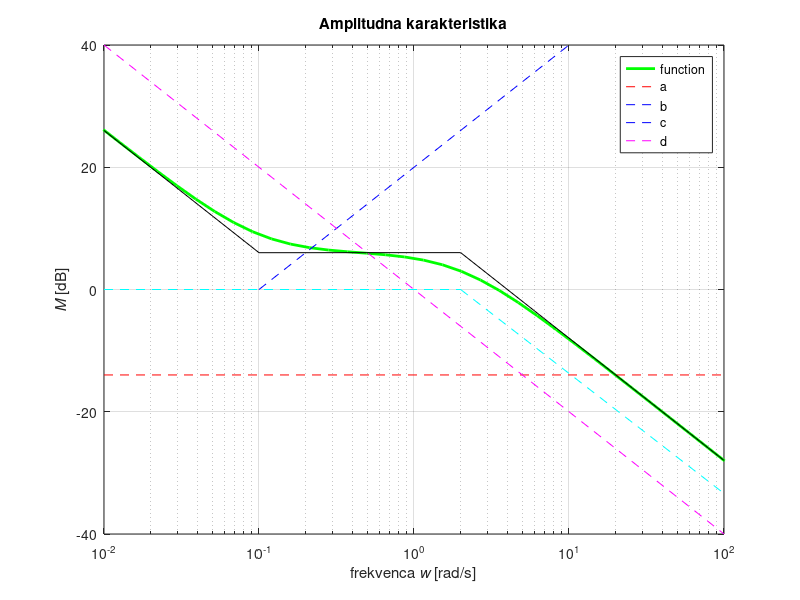
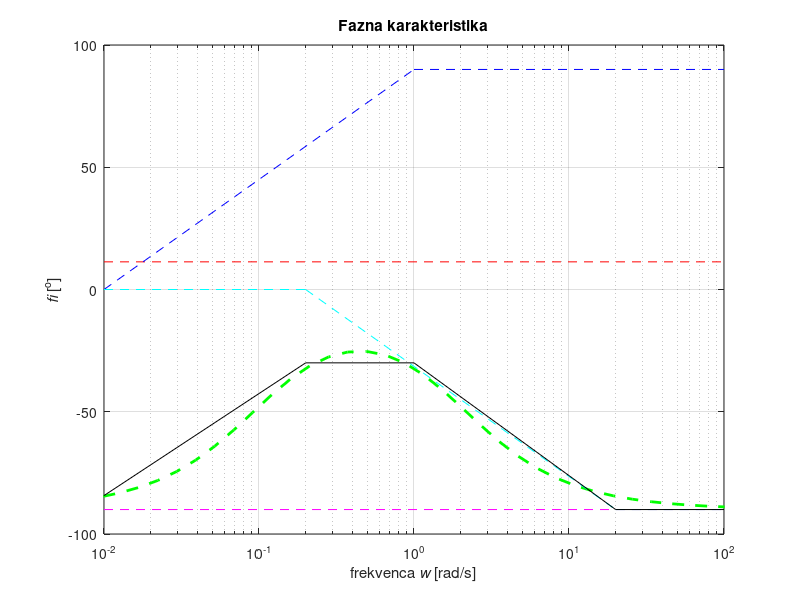

MATLAB code for these plots, in order:
close all; clear all; clc;
#Nastavitve 
  %w od kje do kje
  w = logspace(-3,3); 
  #zapisemo ulomek
  num = [4 0.4];
  den = [1 2 0];
#naredimo system matriko
sys = tf(num, den);
#pretvori v bode
[mag, phase] = bode(sys, w);
dbmag = 20*log10(mag);

#apsimthote
a = 0.2;
b = 0.1;
c = 1;
d = 2;
#apsimthote
a = 0.2;
b = 0.1;
c = 1;
d = 2;
d1 = -20*log10(1000/2)

r_zac = 1e-2;
r_kon = 1e2;
razpone = [1e-2 1e2];

fig1 = figure(1);
set(fig1,'Units','centimeters','Position',[5 2 20 18]);

 semilogx(w, dbmag, 'g', 'LineWidth', 2); hold on;
 #AAAAA
 a_log = 20*log10(a);
 semilogx(razpone, [a_log a_log], 'r--');
 
 #BBBBBBBB
 semilogx([r_zac 1e-1], [0 0], 'b--', [1e-1 1e2], [0 60], 'b--');

 
 #CCCCCCCCCCCc
 semilogx(razpone, [40 -40],'m--')
 
 #DDDDDDDDDDD
 semilogx([r_zac 2], [0 0], 'c--', [2 1e3], [0, -53], 'c--')

 poli = [r_zac, 1e-1, 2, r_kon]
 ##SKUPAJ
 a_z =  20*log10(a)
 b_z =  20*log10(sqrt(1+(poli./b).^2)) 
 c_z = -20*log10(poli./c)
 d_z = -20*log10(sqrt(1+(poli./d).^2))
 for i=1:length(poli)
  if(abs(b_z(i)) < 3.5)
    b_z(i) = 0;
  endif
  
  if(abs(c_z(i)) < 3.5)
    c_z(i) = 0;
  endif
  
  if(abs(d_z(i)) < 3.5)
    d_z(i) = 0;
  endif
 endfor

 z = a_z + b_z + c_z + d_z

 for i = 1:length(poli)-1
  semilogx([poli(i) poli(i+1)], [z(i), z(i+1)] , 'k'  )
 endfor
 axis([ razpone -40 40])
 xlabel('frekvenca {\itw} [rad/s]'); ylabel('{\itM} [dB]');
 legend("function", "a", "b", "c", "d");
 grid on; title('Amplitudna karakteristika');
 pause(1);
 
 
 #############################PHASE########################

 
 fig1 = figure(2);
set(fig1,'Units','centimeters','Position',[5 2 20 18]);

 semilogx(w, phase, 'g--', 'LineWidth', 2); hold on;
 #AAAAA
 a_draw = atand(a)
 semilogx(razpone, [a_draw a_draw], 'r--');
 
 #BBBBBBBB
  #tle je treba se za zacetek narest
 

 semilogx([r_zac poli(2)/10], [0 0], 'b--', [poli(2)/10 poli(2)*10], [0 90], 'b--', [poli(2)*10 r_kon], [90 90], 'b--');

 
% #CCCCCCCCCCCc
  c_draw = -atand(c)
  semilogx([r_zac r_kon], [-90 -90], 'm--');

% #DDDDDDDDDDD
 semilogx([r_zac poli(3)/10], [0 0], 'c--', [poli(3)/10 poli(3)*10], [0 -90], 'c--', [poli(3)*10 r_kon], [-90 -90], 'c--');


% ##SKUPAJ
 a_z =  0
 b_z =  atand(poli./b) 
 c_z = -90
 d_z = -atand(poli./d)
 for i=1:length(poli)
  if(abs(b_z(i)) < 3.5)
    b_z(i) = 0;
  endif
  
  
  if(abs(d_z(i)) < 3.5)
    d_z(i) = 0;
  endif
 endfor

 z = a_z + b_z + c_z + d_z

  semilogx([poli(1) poli(2)/10], [z(1), z(1)] , 'k');
  semilogx([poli(2)/10 poli(3)/10], [z(1), -30] , 'k');
  
  semilogx([poli(3)/10 poli(2)*10], [-30 -30] , 'k');
  semilogx([poli(2)*10 poli(3)*10], [-30, -90] , 'k')
  semilogx([poli(3)*10 r_kon], [-90, -90] , 'k')
 axis([ razpone -100 100])
 xlabel('frekvenca {\itw} [rad/s]'); ylabel('{\itfi} [^o]');
 grid on; title('Fazna karakteristika') 
 pause(2);
